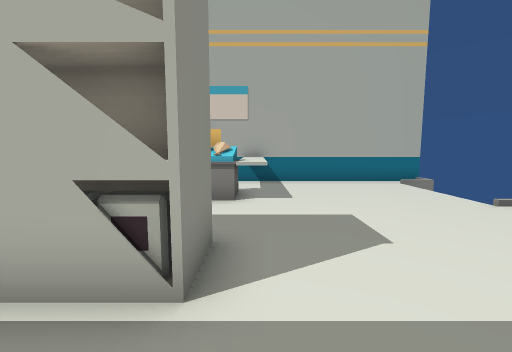
View 1 (above)

16 first-person views from a walk through a Unity game level. The camera is 1.3 m above the floor, tilts 6° down and sees 90° across. The floor is counted in squares, 1 m on a side. Each view is taken from the middle of a square. On the plan, view 1 faces up. The plan holds only what a view shows up to about 13 squares ahead; the rest is blank. Some animated figures are not drawn.

View 2
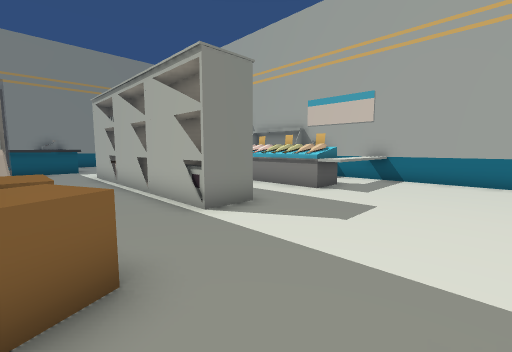

View 3
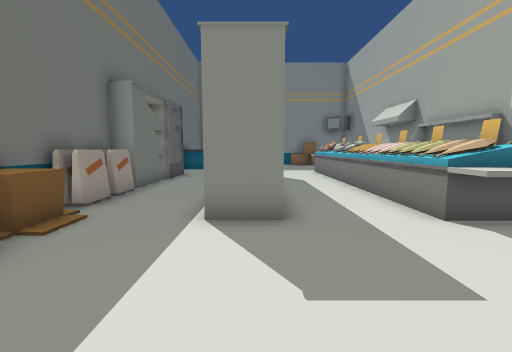

View 4
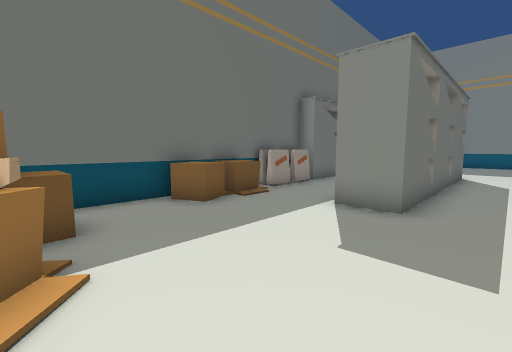

View 5
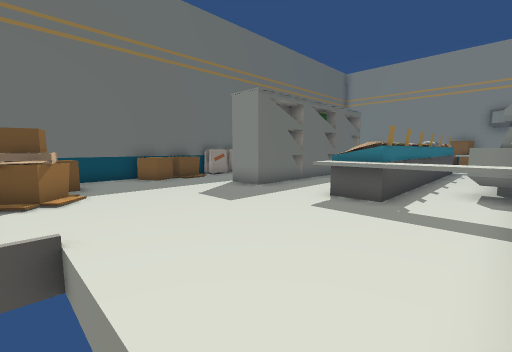

View 6
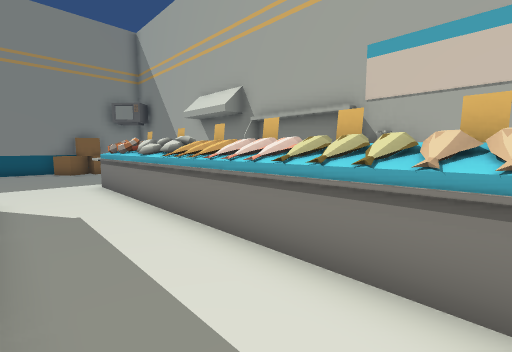

View 7
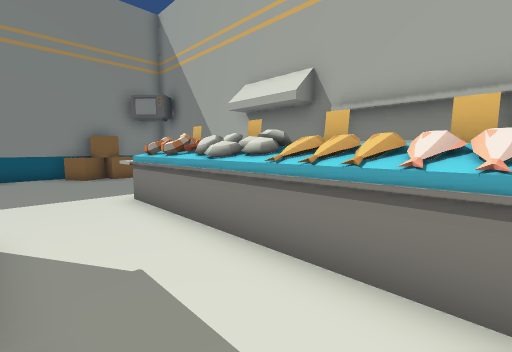

View 8
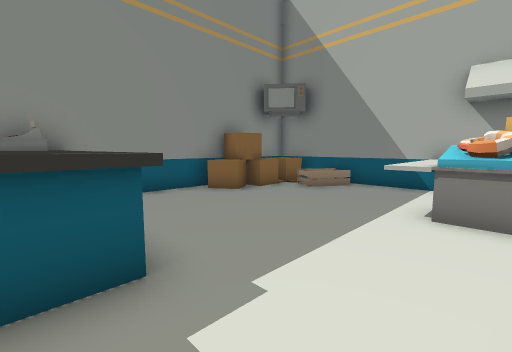

View 9
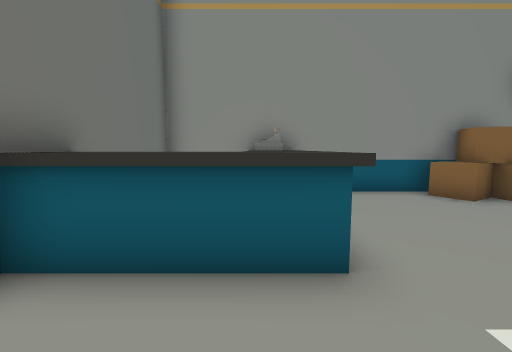

View 10
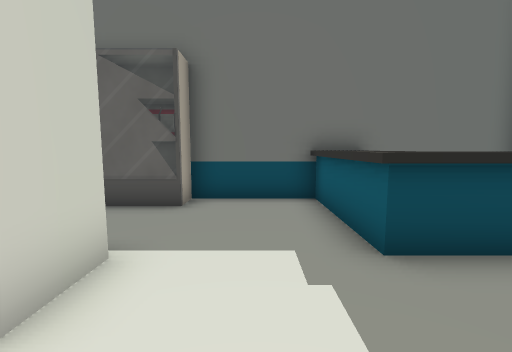

View 11
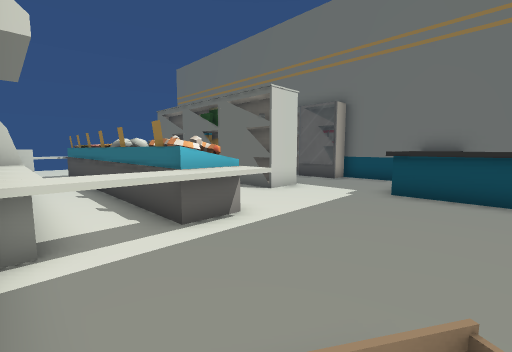

View 12
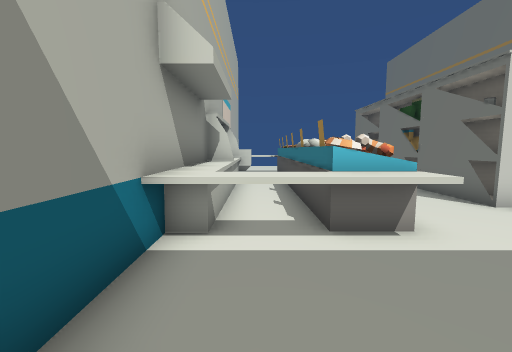

View 13
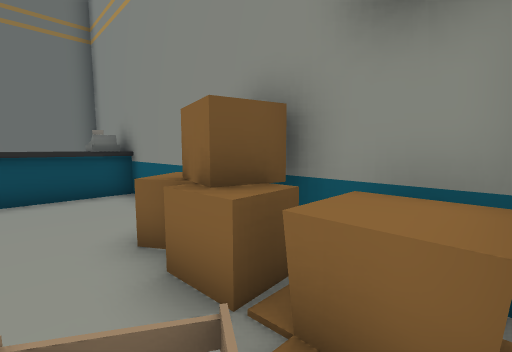

View 14
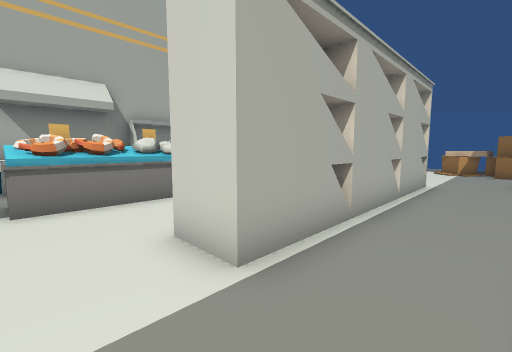

View 15
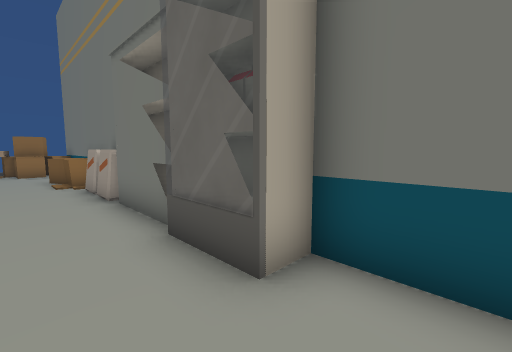

View 16
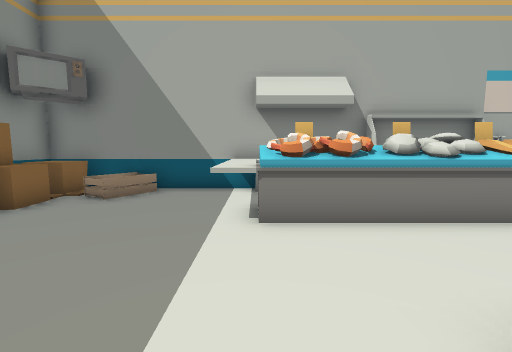

### Floor plan
Key: @ floor where view 1 was taken; # wall or solid block; x gap in a wall; . floor; = window, fence, low wall or low ledge; ^ raised ledge.
Columns run from 18 left of view 1 to 7 right of it. Each row starts with its distance up from view 1.
 11 #############   ##########
 10 #^x...^^^^^###### ^......
  9 #^....^^......#^..^.....
  8 ##=...^^####^^##^^^.....
  7 ##=...^^####^##^^^^.....
  6 #^.....####=====........
  5 #........................
  4 #........................
  3 #........#########......=
  2 ##^^^^...#########.....^^
  1 #^^ ^^.................^^
  0 #    ^............@=..^##
 -1 #    ^...==######^^^=..^^
 -2 ########################

Positions as (right, up) in squares from view 1, and headings:
1: (0, 0), facing up
2: (4, -1), facing up-left
3: (4, 3), facing left
4: (5, 5), facing down-left
5: (6, 10), facing down-left
6: (-1, 4), facing up-left
7: (-4, 4), facing up-left
8: (-10, 1), facing up-left
9: (-10, 1), facing left
10: (-11, 5), facing down
11: (-15, 10), facing down-right
12: (-15, 9), facing right
13: (-15, 10), facing down-left
14: (-11, 0), facing up-right
15: (-11, 1), facing down-right
16: (-11, 2), facing up
